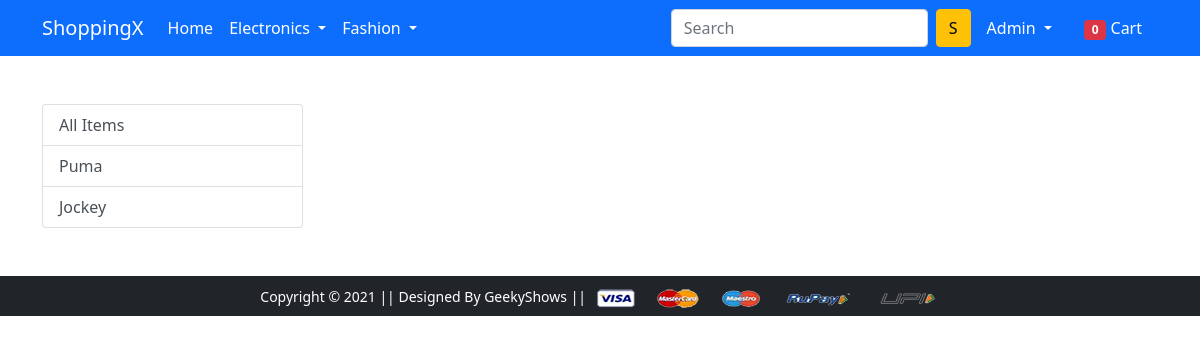
/topwear/ (signed in), run on an earlier commit of the app's database.
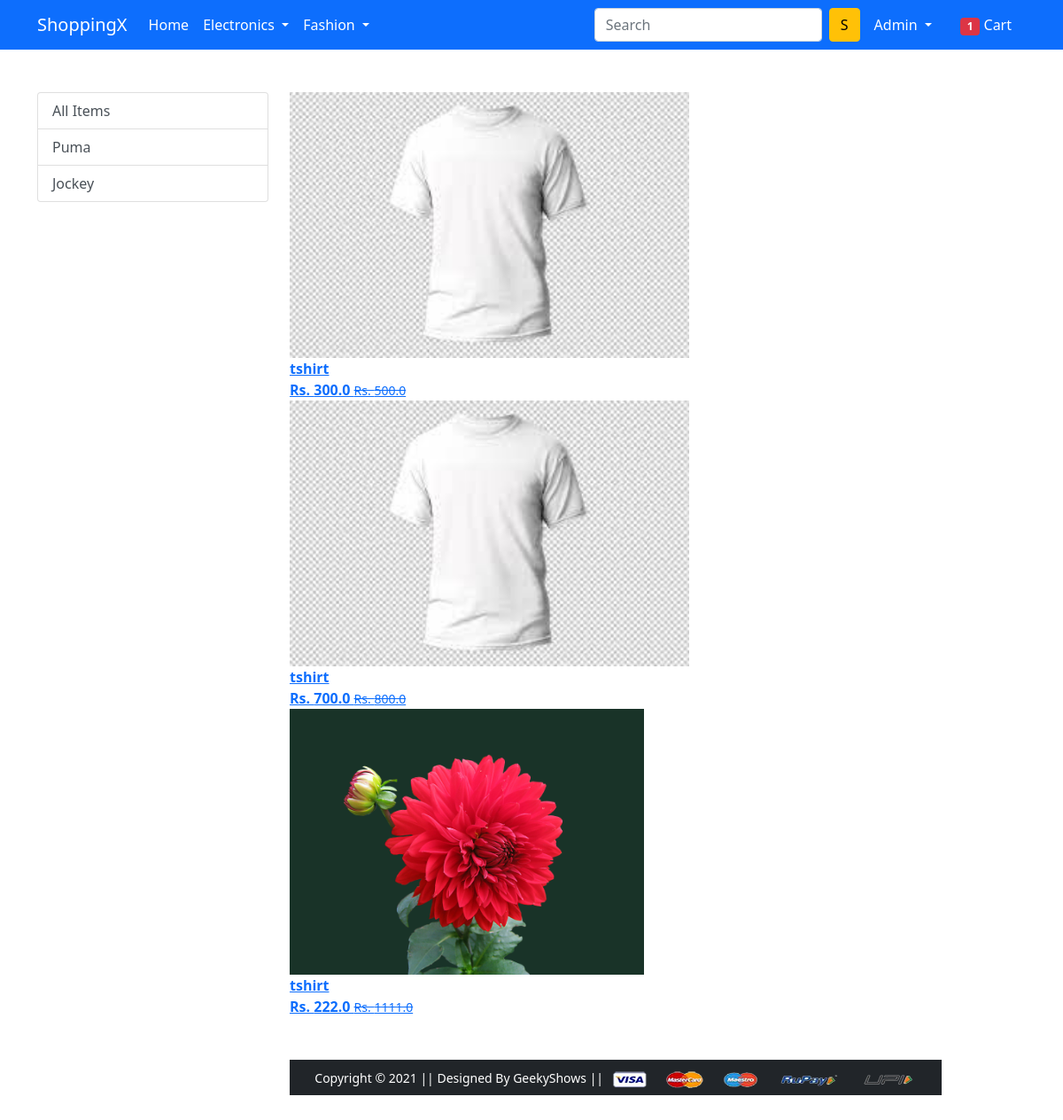
And on a later commit of the database.
### app/models.py (models this page shows, shortened)
class Product(models.Model):
    title = models.CharField(max_length=50)
    description = models.CharField(max_length=200)
    selling_price = models.FloatField()
    discounted_price = models.FloatField()
    brand = models.CharField(max_length=100)
    category = models.CharField(choices = CATEGORY_CHOICES,max_length=2)
    product_image = models.ImageField(upload_to='producting')

### app/views.py (the view)
# urls.py: path('topwear/', views.top_wear_View.as_view(), name='topwear'),
@method_decorator(login_required, name='dispatch')
class top_wear_View(View):
    def get(self, request, data=None):
        totalitem = 0
        if request.user.is_authenticated:
            totalitem = len(Cart.objects.filter(user=request.user))
        if data == None:
            product_topwear = Product.objects.filter(category='TW')
        elif data == 'Jockey' or data == 'Puma':
            product_topwear = Product.objects.filter(
                category='TW').filter(brand=data)
        return render(request, 'app/topwear.html', {'product_topwear': product_topwear,'totalitem':totalitem})

### app/templates/app/topwear.html (shortened to what this page needs)
{% extends 'app/base.html' %}
{% load static %}
{% block main-content %}
<div class="container my-5">
    <div class="row">
        <div class="col-sm-3">
            <div class="list-group">
                <a href="{% url 'topwear' %}" class="list-group-item list-group-item-action" aria-current="true">
                    All Items
                </a>
                <a href="{% url 'topweardata' 'Puma' %}" class="list-group-item list-group-item-action"
                    aria-current="true">Puma</a>
                <a href="{% url 'topweardata' 'Jockey' %}" class="list-group-item list-group-item-action"
                    aria-current="true">Jockey</a>
            </div>
        </div>
        <div class='col-sm-8'>
            <div class="'row">
                {% for product in product_topwear %}
                <div class="'col-sm-4 text mb-4">
                    <a href="{% url 'product-detail' product.id}" class="'btn">
                        <div class="'item">
                            <img src='{{product.product_image.url}}' alt="" height="300"  class="">
                            <div class="fw-bold">{{product.title}}</div>
                            <div class="fw-bold">Rs. {{product.discounted_price}}
                                <small class="fw-light text-decoration-line-through">Rs.
                                    {{product.selling_price}}</small>
                            </div>
                    </a>
                </div>
            </div>
        </div>
    </div>
    {% endblock main-content %}

### app/templates/app/base.html (shortened to what this page needs)
<!doctype html>
{% load static %}
<html lang="en">
  <head>
    <link href="https://cdn.jsdelivr.net/npm/bootstrap@5.0.0-beta1/dist/css/bootstrap.min.css" rel="stylesheet">
    <link rel="stylesheet" href="{% static 'app/css/owl.carousel.min.css' %}">
    <link rel="stylesheet" href="{% static 'app/css/all.min.css' %}">
    <link rel="stylesheet" href="{% static 'app/css/style.css' %}">
  </head>
  <body>
    <nav class="navbar navbar-expand-lg navbar-dark bg-primary">
     <div class="container">
       <a class="navbar-brand" href="/">ShoppingX</a>
       <div class="collapse navbar-collapse" id="navbarSupportedContent">
         <ul class="navbar-nav me-auto mb-2 mb-lg-0">
           <li class="nav-item">
             <a class="nav-link active" aria-current="page" href="/">Home</a>
           </li>
           <li class="nav-item dropdown">
             <a class="nav-link dropdown-toggle text-white" href="#" id="electronicsDropdown" role="button" data-bs-toggle="dropdown" aria-expanded="false">
               Electronics
             </a>
           </li>
           <li class="nav-item dropdown">
             <a class="nav-link dropdown-toggle text-white" href="#" id="fashionDropdown" role="button" data-bs-toggle="dropdown" aria-expanded="false">
               Fashion
             </a>
           </li>
         </ul>
         <form class="d-flex">
           <input class="form-control me-2" type="search" placeholder="Search" aria-label="Search">
           <button class="btn btn-warning" type="submit">S</button>
         </form>
         <div>
          <ul class="navbar-nav me-auto mb-2 mb-lg-0">
            {% if request.user.is_authenticated %}
           <li class="nav-item dropdown mx-2">
              <a class="nav-link dropdown-toggle text-white" href="#" id="profileDropdown" role="button" data-bs-toggle="dropdown" aria-expanded="false">
                {{user|capfirst}}
              </a>
            </li>
            <li class="nav-item mx-2">
             <a href="{% url 'cart' %}" class="nav-link text-white"><span class="badge bg-danger">{{totalitem}}</span> Cart </a>
            </li>
            {% endif %}
          </ul>
         </div>
       </div>
     </div>
    </nav>
    {% block main-content %} {% endblock main-content %}
    <footer class="container-fluid bg-dark text-center p-2 mt-5">
        <small class="text-white">Copyright &copy; 2021 || Designed By GeekyShows || </small>
        <img src="{% static 'app/images/payment.png' %}" alt="" srcset="" class="img-fluid" height="2px">
    </footer>
  </body>
</html>

What changed in the data, as far as the page shows it:
added Product: product_image (picture), title "tshirt", discounted_price "300.0", selling_price "500.0"
added Product: product_image (picture), title "tshirt", discounted_price "700.0", selling_price "800.0"
added Product: product_image (picture), title "tshirt", discounted_price "222.0", selling_price "1111.0"
Also different on the page:
{{ totalitem }}: "0" → "1"
